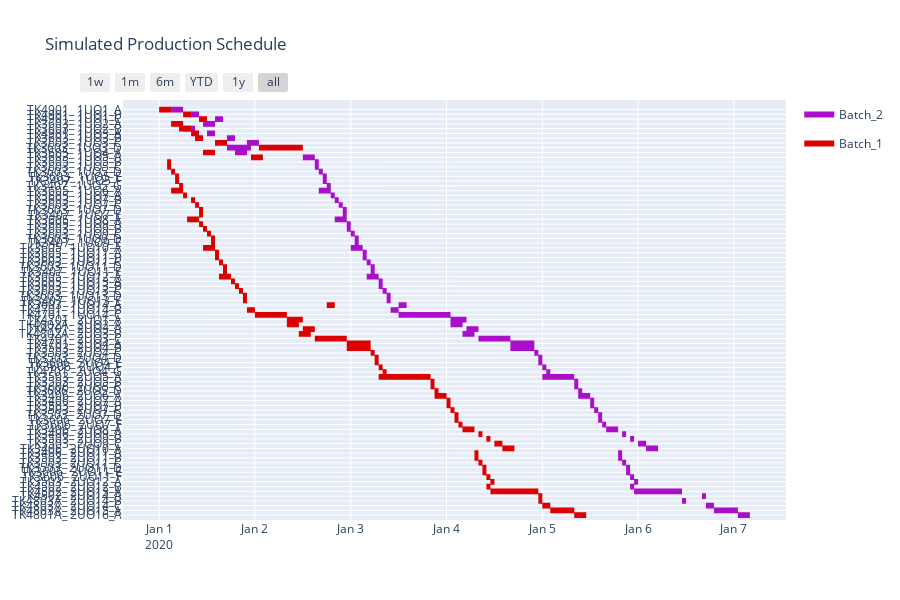

This figure's notebook cell:
### Code cell
import plotly.figure_factory as ff

dpath = 'C:/Users/LUQI/informs/data/'
df3 = pd.read_csv(dpath +"gantt_chart_data.csv")

colors = dict(Batch_1='rgb(220, 0, 0)', Batch_2='rgb(170, 14, 200)')

fig = ff.create_gantt(df3, colors = colors, index_col='Resource', group_tasks=True,show_colorbar=True,
                      bar_width=0.6, showgrid_x=True, showgrid_y=True,title='Simulated Production Schedule')
fig.show()

### Figure 1 — Plotly figure (JSON) as saved in the notebook; plotly's stock layout.template omitted (floating-point values rounded to 4 significant figures; data arrays with more than 128 entries replaced by an {"elided": "..."} marker saying what was removed)
{"data": [{"fill": "toself", "fillcolor": "rgb(170, 14, 200)", "hoverinfo": "name", "legendgroup": "rgb(170, 14, 200)", "mode": "none", "name": "Batch_2", "type": "scatter", "x": {"elided": "429 str values"}, "y": {"elided": "429 float values"}}, {"fill": "toself", "fillcolor": "rgb(220, 0, 0)", "hoverinfo": "name", "legendgroup": "rgb(220, 0, 0)", "mode": "none", "name": "Batch_1", "type": "scatter", "x": {"elided": "429 str values"}, "y": {"elided": "429 float values"}}, {"legendgroup": "rgb(170, 14, 200)", "marker": {"color": "rgb(170, 14, 200)", "opacity": 0, "size": 1}, "mode": "markers", "name": "", "showlegend": false, "text": {"elided": "172 null values"}, "type": "scatter", "x": {"elided": "172 str values"}, "y": {"elided": "172 int values"}}, {"legendgroup": "rgb(220, 0, 0)", "marker": {"color": "rgb(220, 0, 0)", "opacity": 0, "size": 1}, "mode": "markers", "name": "", "showlegend": false, "text": {"elided": "172 null values"}, "type": "scatter", "x": {"elided": "172 str values"}, "y": {"elided": "172 int values"}}], "layout": {"height": 600, "hovermode": "closest", "showlegend": true, "title": {"text": "Simulated Production Schedule"}, "xaxis": {"rangeselector": {"buttons": [{"count": 7, "label": "1w", "step": "day", "stepmode": "backward"}, {"count": 1, "label": "1m", "step": "month", "stepmode": "backward"}, {"count": 6, "label": "6m", "step": "month", "stepmode": "backward"}, {"count": 1, "label": "YTD", "step": "year", "stepmode": "todate"}, {"count": 1, "label": "1y", "step": "year", "stepmode": "backward"}, {"step": "all"}]}, "showgrid": true, "type": "date", "zeroline": false}, "yaxis": {"autorange": false, "range": [-1, 87], "showgrid": true, "ticktext": ["TK4801A_ 2UO16_A", "TK4803A_ 2UO15_A", "TK4803A_ 2UO14_C", "TK4803A_ 2UO14_B", "TK4502_ 2UO14_A", "TK4502_ 2UO13_A", "TK4502_ 2UO12_B", "TK3503_ 2UO12_A", "TK3606_ 2UO11_F", "TK3606_ 2UO11_E", "TK3503_ 2UO11_D", "TK3503_ 2UO11_C", "TK3503_ 2UO11_B", "TK3406_ 2UO11_A", "TK3406_ 2UO10_A", "TK3503_ 2UO9_C", "TK3503_ 2UO9_B", "TK3406_ 2UO9_A", "TK3406_ 2UO8_A", "TK3606_ 2UO7_F", "TK3606_ 2UO7_E", "TK3503_ 2UO7_D", "TK3503_ 2UO7_C", "TK3503_ 2UO7_B", "TK3406_ 2UO7_A", "TK3406_ 2UO6_A", "TK3606_ 2UO5_D", "TK3606_ 2UO5_C", "TK3503_ 2UO5_B", "TK3503_ 2UO5_A", "TK4701_ 2UO4_G", "TK3606_ 2UO4_F", "TK3606_ 2UO4_E", "TK3503_ 2UO4_D", "TK3503_ 2UO4_C", "TK3503_ 2UO4_B", "TK4701_ 2UO4_A", "TK4701_ 2UO3_C", "TK4802A_ 2UO3_B", "TK4701_ 2UO3_A", "TK4802A_ 2UO2_A", "TK4701_ 2UO1_A", "TK4701_ 1UO14_C", "TK4701_ 1UO14_B", "TK3603_ 1UO14_A", "TK3407_ 1UO13_E", "TK3603_ 1UO13_D", "TK3603_ 1UO13_C", "TK3603_ 1UO13_B", "TK3605_ 1UO13_A", "TK3605_ 1UO12_A", "TK3407_ 1UO11_E", "TK3603_ 1UO11_D", "TK3603_ 1UO11_C", "TK3603_ 1UO11_B", "TK3605_ 1UO11_A", "TK3605_ 1UO10_A", "TK3407_ 1UO9_E", "TK3603_ 1UO9_D", "TK3603_ 1UO9_C", "TK3603_ 1UO9_B", "TK3605_ 1UO9_A", "TK3605_ 1UO8_A", "TK3407_ 1UO7_E", "TK3603_ 1UO7_D", "TK3603_ 1UO7_C", "TK3603_ 1UO7_B", "TK3605_ 1UO7_A", "TK3605_ 1UO6_A", "TK3407_ 1UO5_G", "TK3407_ 1UO5_F", "TK3603_ 1UO5_E", "TK3603_ 1UO5_D", "TK3603_ 1UO5_C", "TK3605_ 1UO5_B", "TK3603_ 1UO5_A", "TK3605_ 1UO4_A", "TK3603_ 1UO3_D", "TK3603_ 1UO3_C", "TK3603_ 1UO3_B", "TK4901_ 1UO3_A", "TK3603_ 1UO2_B", "TK3603_ 1UO2_A", "TK4901_ 1UO1_C", "TK4901_ 1UO1_B", "TK4901_ 1UO1_A"], "tickvals": [0, 1, 2, 3, 4, 5, 6, 7, 8, 9, 10, 11, 12, 13, 14, 15, 16, 17, 18, 19, 20, 21, 22, 23, 24, 25, 26, 27, 28, 29, 30, 31, 32, 33, 34, 35, 36, 37, 38, 39, 40, 41, 42, 43, 44, 45, 46, 47, 48, 49, 50, 51, 52, 53, 54, 55, 56, 57, 58, 59, 60, 61, 62, 63, 64, 65, 66, 67, 68, 69, 70, 71, 72, 73, 74, 75, 76, 77, 78, 79, 80, 81, 82, 83, 84, 85], "zeroline": false}}}
